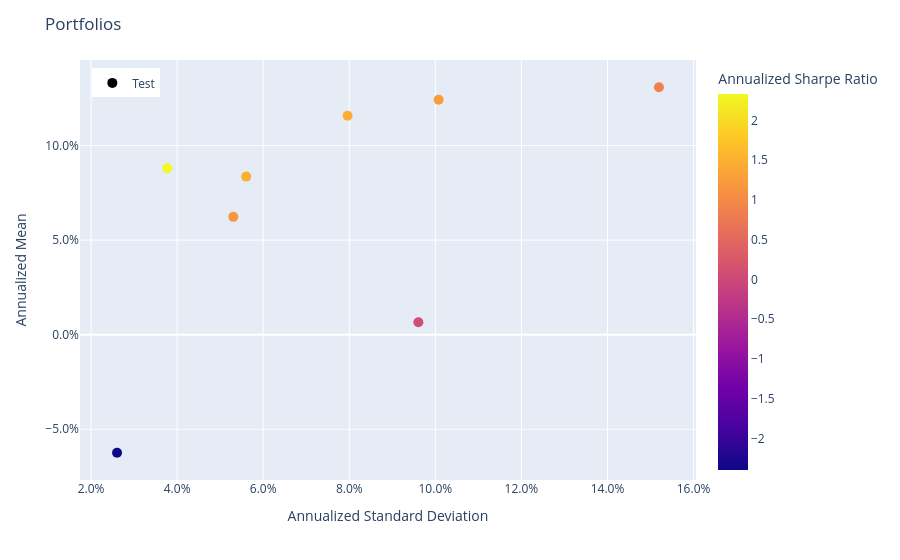

Notebook code cell kept with this figure:
### Code cell
population_test.plot_measures(
    x=RiskMeasure.ANNUALIZED_STANDARD_DEVIATION,
    y=PerfMeasure.ANNUALIZED_MEAN,
    color_scale=RatioMeasure.ANNUALIZED_SHARPE_RATIO,
    hover_measures=[RiskMeasure.MAX_DRAWDOWN, RatioMeasure.ANNUALIZED_SORTINO_RATIO],
)

### Figure 1 — Plotly figure (JSON) as saved in the notebook; plotly's stock layout.template omitted (floating-point values rounded to 4 significant figures)
{"data": [{"customdata": [["Test", 0.0627, 2.138, 1.454], ["Test", 0.0895, 1.189, 0.861], ["Test", 0.1261, 1.811, 1.233], ["Test", 0.08958, 0.09517, 0.06884], ["Test", 0.05369, 1.757, 1.174], ["Test", 0.04122, 2.16, 1.491], ["Test", 0.02669, 3.111, 2.332], ["Test", 0.02064, -3.398, -2.397]], "hovertemplate": "<b>%{hovertext}</b><br><br>tag=%{customdata[0]}<br>Annualized Standard Deviation=%{x:.3f}<br>Annualized Mean=%{y:.3f}<br>MAX Drawdown=%{customdata[1]:.3f}<br>Annualized Sortino Ratio=%{customdata[2]:.3f}<br>Annualized Sharpe Ratio=%{marker.color:.3f}<extra></extra>", "hovertext": ["Fold 0", "Fold 1", "Fold 2", "Fold 3", "Fold 4", "Fold 5", "Fold 6", "Fold 7"], "legendgroup": "Test", "marker": {"color": [1.454, 0.861, 1.233, 0.06884, 1.174, 1.491, 2.332, -2.397], "coloraxis": "coloraxis", "size": 10, "symbol": "circle"}, "mode": "markers", "name": "Test", "orientation": "v", "showlegend": true, "type": "scatter", "x": [0.07962, 0.152, 0.1008, 0.09606, 0.05306, 0.05605, 0.03772, 0.02604], "xaxis": "x", "y": [0.1158, 0.1308, 0.1242, 0.006612, 0.0623, 0.08359, 0.08795, -0.06243], "yaxis": "y"}], "layout": {"coloraxis": {"colorbar": {"title": {"text": "Annualized Sharpe Ratio"}}, "colorscale": [[0, "#0d0887"], [0.1111, "#46039f"], [0.2222, "#7201a8"], [0.3333, "#9c179e"], [0.4444, "#bd3786"], [0.5556, "#d8576b"], [0.6667, "#ed7953"], [0.7778, "#fb9f3a"], [0.8889, "#fdca26"], [1, "#f0f921"]]}, "legend": {"title": {}, "tracegroupgap": 0, "x": 0.02, "xanchor": "left", "y": 0.98, "yanchor": "top"}, "margin": {"t": 60}, "title": {"text": "Portfolios"}, "xaxis": {"anchor": "y", "domain": [0, 1], "tickformat": ",.1%", "title": {"text": "Annualized Standard Deviation"}}, "yaxis": {"anchor": "x", "domain": [0, 1], "tickformat": ",.1%", "title": {"text": "Annualized Mean"}}}}
